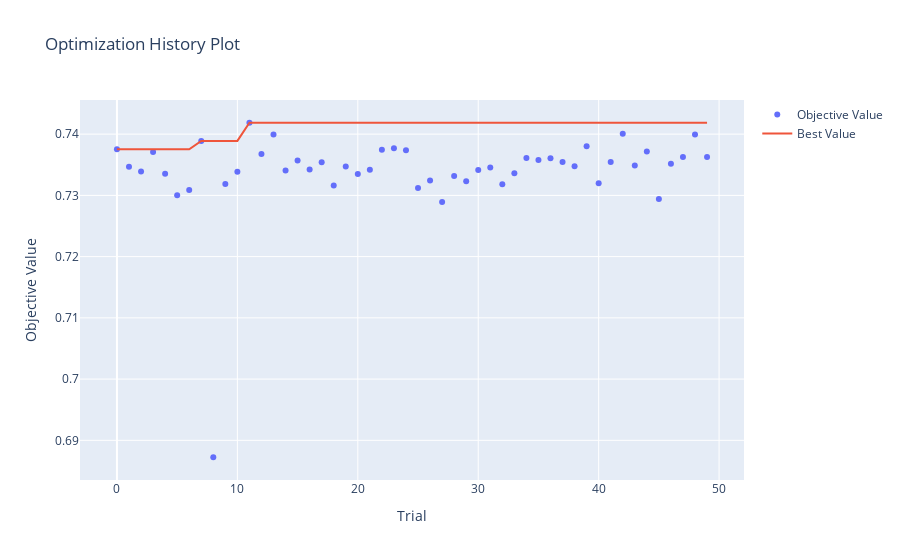
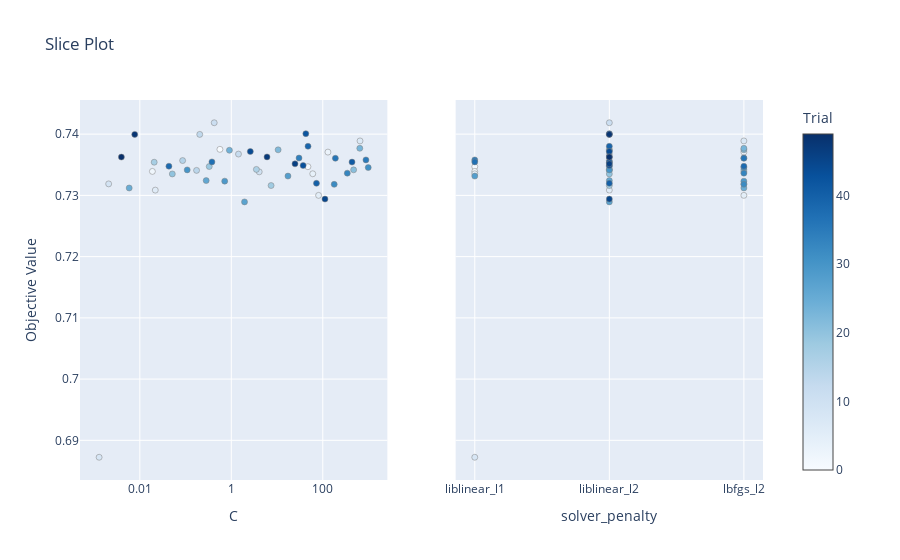
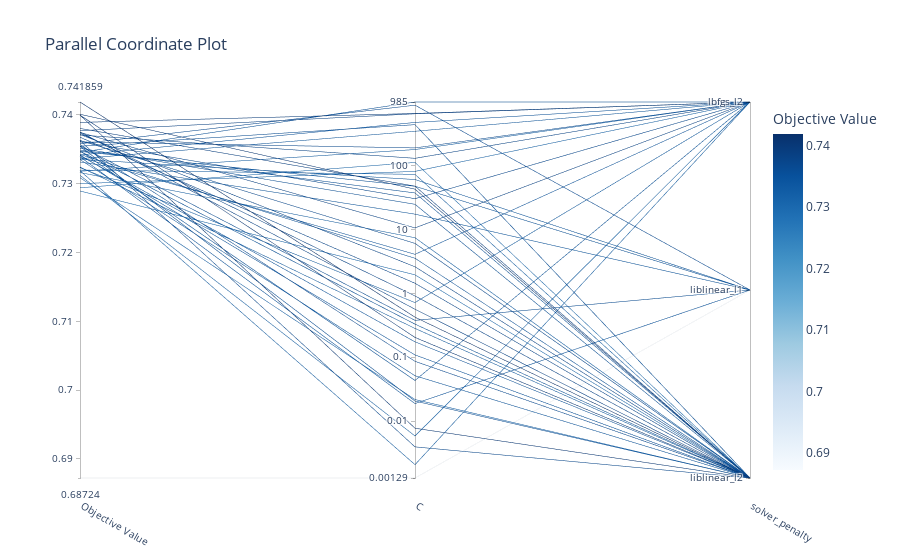
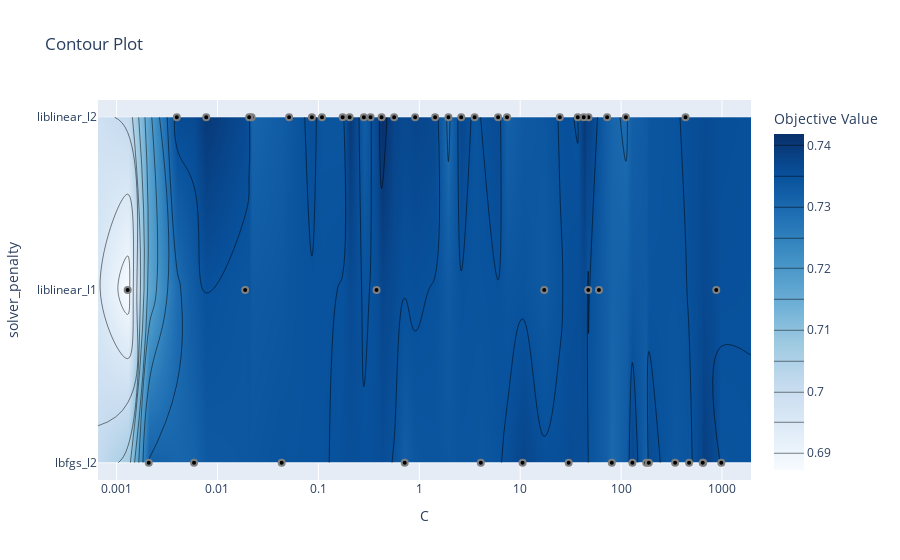

Notebook source saved alongside these figures, in order:
### Markdown cell above
### Avaliação

### Code cell
# Exibe os melhores resultados e parâmetros para cada modelo
for model_name in best_study_per_model:
    print(f"Best F1 for {model_name}: {best_f1_per_model[model_name]}")
    print(f"Best Parameters for {model_name}: {best_params_per_model[model_name]}")

    print(f"Plots for model: {model_name}")

    study = best_study_per_model[model_name]
    fig_opt_history = plot_optimization_history(study)
    fig_opt_history.show()

    fig_slice = plot_slice(study)
    fig_slice.show()

    fig_parallel = plot_parallel_coordinate(study)
    fig_parallel.show()

    fig_contour = plot_contour(study)
    fig_contour.show()

    fig_param_importances = plot_param_importances(study)
    fig_param_importances.show()

### Figure 1 — Plotly figure (JSON) as saved in the notebook; plotly's stock layout.template omitted (floating-point values rounded to 4 significant figures)
{"data": [{"mode": "markers", "name": "Objective Value", "type": "scatter", "x": [0, 1, 2, 3, 4, 5, 6, 7, 8, 9, 10, 11, 12, 13, 14, 15, 16, 17, 18, 19, 20, 21, 22, 23, 24, 25, 26, 27, 28, 29, 30, 31, 32, 33, 34, 35, 36, 37, 38, 39, 40, 41, 42, 43, 44, 45, 46, 47, 48, 49], "y": [0.7375, 0.7347, 0.7339, 0.7371, 0.7335, 0.73, 0.7309, 0.7389, 0.6872, 0.7319, 0.7338, 0.7419, 0.7367, 0.74, 0.7341, 0.7357, 0.7342, 0.7354, 0.7316, 0.7347, 0.7335, 0.7342, 0.7374, 0.7377, 0.7374, 0.7312, 0.7324, 0.7289, 0.7332, 0.7323, 0.7342, 0.7345, 0.7318, 0.7336, 0.7361, 0.7358, 0.7361, 0.7355, 0.7348, 0.738, 0.732, 0.7354, 0.7401, 0.7349, 0.7372, 0.7294, 0.7351, 0.7363, 0.74, 0.7363]}, {"mode": "lines", "name": "Best Value", "type": "scatter", "x": [0, 1, 2, 3, 4, 5, 6, 7, 8, 9, 10, 11, 12, 13, 14, 15, 16, 17, 18, 19, 20, 21, 22, 23, 24, 25, 26, 27, 28, 29, 30, 31, 32, 33, 34, 35, 36, 37, 38, 39, 40, 41, 42, 43, 44, 45, 46, 47, 48, 49], "y": [0.7375, 0.7375, 0.7375, 0.7375, 0.7375, 0.7375, 0.7375, 0.7389, 0.7389, 0.7389, 0.7389, 0.7419, 0.7419, 0.7419, 0.7419, 0.7419, 0.7419, 0.7419, 0.7419, 0.7419, 0.7419, 0.7419, 0.7419, 0.7419, 0.7419, 0.7419, 0.7419, 0.7419, 0.7419, 0.7419, 0.7419, 0.7419, 0.7419, 0.7419, 0.7419, 0.7419, 0.7419, 0.7419, 0.7419, 0.7419, 0.7419, 0.7419, 0.7419, 0.7419, 0.7419, 0.7419, 0.7419, 0.7419, 0.7419, 0.7419]}, {"marker": {"color": "#cccccc"}, "mode": "markers", "name": "Infeasible Trial", "showlegend": false, "type": "scatter", "x": [], "y": []}], "layout": {"title": {"text": "Optimization History Plot"}, "xaxis": {"title": {"text": "Trial"}}, "yaxis": {"title": {"text": "Objective Value"}}}}

### Figure 2 — Plotly figure (JSON) as saved in the notebook; plotly's stock layout.template omitted (floating-point values rounded to 4 significant figures)
{"data": [{"marker": {"color": [0, 1, 2, 3, 4, 5, 6, 7, 8, 9, 10, 11, 12, 13, 14, 15, 16, 17, 18, 19, 20, 21, 22, 23, 24, 25, 26, 27, 28, 29, 30, 31, 32, 33, 34, 35, 36, 37, 38, 39, 40, 41, 42, 43, 44, 45, 46, 47, 48, 49], "colorbar": {"title": {"text": "Trial"}, "x": 1, "xpad": 40}, "colorscale": [[0, "rgb(247,251,255)"], [0.125, "rgb(222,235,247)"], [0.25, "rgb(198,219,239)"], [0.375, "rgb(158,202,225)"], [0.5, "rgb(107,174,214)"], [0.625, "rgb(66,146,198)"], [0.75, "rgb(33,113,181)"], [0.875, "rgb(8,81,156)"], [1, "rgb(8,48,107)"]], "line": {"color": "Grey", "width": 0.5}, "showscale": true}, "mode": "markers", "name": "Feasible Trial", "showlegend": false, "type": "scatter", "x": [0.5636, 47.32, 0.01881, 129.5, 60.32, 80.92, 0.02177, 651.6, 0.001288, 0.002083, 4.073, 0.4229, 1.435, 0.2041, 0.174, 0.08623, 3.535, 0.02061, 7.406, 0.3292, 0.05127, 471.9, 10.56, 644.1, 0.9095, 0.005856, 0.2822, 1.945, 17.32, 0.7172, 0.1086, 985.1, 177.7, 343.2, 30.24, 878.2, 188.3, 0.377, 0.04326, 47.57, 72.71, 435.4, 42.59, 37.19, 2.604, 111.6, 24.7, 6.039, 0.007736, 0.003953], "xaxis": "x", "y": [0.7375, 0.7347, 0.7339, 0.7371, 0.7335, 0.73, 0.7309, 0.7389, 0.6872, 0.7319, 0.7338, 0.7419, 0.7367, 0.74, 0.7341, 0.7357, 0.7342, 0.7354, 0.7316, 0.7347, 0.7335, 0.7342, 0.7374, 0.7377, 0.7374, 0.7312, 0.7324, 0.7289, 0.7332, 0.7323, 0.7342, 0.7345, 0.7318, 0.7336, 0.7361, 0.7358, 0.7361, 0.7355, 0.7348, 0.738, 0.732, 0.7354, 0.7401, 0.7349, 0.7372, 0.7294, 0.7351, 0.7363, 0.74, 0.7363], "yaxis": "y"}, {"marker": {"color": [0, 1, 2, 3, 4, 5, 6, 7, 8, 9, 10, 11, 12, 13, 14, 15, 16, 17, 18, 19, 20, 21, 22, 23, 24, 25, 26, 27, 28, 29, 30, 31, 32, 33, 34, 35, 36, 37, 38, 39, 40, 41, 42, 43, 44, 45, 46, 47, 48, 49], "colorbar": {"title": {"text": "Trial"}, "x": 1, "xpad": 40}, "colorscale": [[0, "rgb(247,251,255)"], [0.125, "rgb(222,235,247)"], [0.25, "rgb(198,219,239)"], [0.375, "rgb(158,202,225)"], [0.5, "rgb(107,174,214)"], [0.625, "rgb(66,146,198)"], [0.75, "rgb(33,113,181)"], [0.875, "rgb(8,81,156)"], [1, "rgb(8,48,107)"]], "line": {"color": "Grey", "width": 0.5}, "showscale": false}, "mode": "markers", "name": "Feasible Trial", "showlegend": false, "type": "scatter", "x": ["liblinear_l2", "liblinear_l1", "liblinear_l1", "lbfgs_l2", "liblinear_l1", "lbfgs_l2", "liblinear_l2", "lbfgs_l2", "liblinear_l1", "lbfgs_l2", "lbfgs_l2", "liblinear_l2", "liblinear_l2", "liblinear_l2", "liblinear_l2", "liblinear_l2", "liblinear_l2", "liblinear_l2", "liblinear_l2", "liblinear_l2", "liblinear_l2", "lbfgs_l2", "lbfgs_l2", "lbfgs_l2", "liblinear_l2", "lbfgs_l2", "liblinear_l2", "liblinear_l2", "liblinear_l1", "lbfgs_l2", "liblinear_l2", "lbfgs_l2", "lbfgs_l2", "lbfgs_l2", "lbfgs_l2", "liblinear_l1", "lbfgs_l2", "liblinear_l1", "lbfgs_l2", "liblinear_l2", "liblinear_l2", "liblinear_l2", "liblinear_l2", "liblinear_l2", "liblinear_l2", "liblinear_l2", "liblinear_l2", "liblinear_l2", "liblinear_l2", "liblinear_l2"], "xaxis": "x2", "y": [0.7375, 0.7347, 0.7339, 0.7371, 0.7335, 0.73, 0.7309, 0.7389, 0.6872, 0.7319, 0.7338, 0.7419, 0.7367, 0.74, 0.7341, 0.7357, 0.7342, 0.7354, 0.7316, 0.7347, 0.7335, 0.7342, 0.7374, 0.7377, 0.7374, 0.7312, 0.7324, 0.7289, 0.7332, 0.7323, 0.7342, 0.7345, 0.7318, 0.7336, 0.7361, 0.7358, 0.7361, 0.7355, 0.7348, 0.738, 0.732, 0.7354, 0.7401, 0.7349, 0.7372, 0.7294, 0.7351, 0.7363, 0.74, 0.7363], "yaxis": "y2"}], "layout": {"title": {"text": "Slice Plot"}, "xaxis": {"anchor": "y", "domain": [0, 0.45], "title": {"text": "C"}, "type": "log"}, "xaxis2": {"anchor": "y2", "categoryarray": ["liblinear_l1", "liblinear_l2", "lbfgs_l2"], "categoryorder": "array", "domain": [0.55, 1], "title": {"text": "solver_penalty"}, "type": "category"}, "yaxis": {"anchor": "x", "domain": [0, 1], "title": {"text": "Objective Value"}}, "yaxis2": {"anchor": "x2", "domain": [0, 1], "matches": "y", "showticklabels": false}}}

### Figure 3 — Plotly figure (JSON) as saved in the notebook; plotly's stock layout.template omitted (floating-point values rounded to 4 significant figures)
{"data": [{"dimensions": [{"label": "Objective Value", "range": [0.6872, 0.7419], "values": [0.7375, 0.7347, 0.7339, 0.7371, 0.7335, 0.73, 0.7309, 0.7389, 0.6872, 0.7319, 0.7338, 0.7419, 0.7367, 0.74, 0.7341, 0.7357, 0.7342, 0.7354, 0.7316, 0.7347, 0.7335, 0.7342, 0.7374, 0.7377, 0.7374, 0.7312, 0.7324, 0.7289, 0.7332, 0.7323, 0.7342, 0.7345, 0.7318, 0.7336, 0.7361, 0.7358, 0.7361, 0.7355, 0.7348, 0.738, 0.732, 0.7354, 0.7401, 0.7349, 0.7372, 0.7294, 0.7351, 0.7363, 0.74, 0.7363]}, {"label": "C", "range": [-2.89, 2.993], "ticktext": ["0.00129", "0.01", "0.1", "1", "10", "100", "985"], "tickvals": [-2.89, -2, -1, 0, 1, 2, 2.993], "values": [-0.2491, 1.675, -1.726, 2.112, 1.78, 1.908, -1.662, 2.814, -2.89, -2.681, 0.6099, -0.3737, 0.157, -0.6902, -0.7595, -1.064, 0.5483, -1.686, 0.8696, -0.4825, -1.29, 2.674, 1.024, 2.809, -0.0412, -2.232, -0.5494, 0.289, 1.238, -0.1444, -0.9643, 2.993, 2.25, 2.536, 1.481, 2.944, 2.275, -0.4237, -1.364, 1.677, 1.862, 2.639, 1.629, 1.57, 0.4156, 2.048, 1.393, 0.781, -2.112, -2.403]}, {"label": "solver_penalty", "range": [0, 2], "ticktext": ["liblinear_l2", "liblinear_l1", "lbfgs_l2"], "tickvals": [0, 1, 2], "values": [0, 1, 1, 2, 1, 2, 0, 2, 1, 2, 2, 0, 0, 0, 0, 0, 0, 0, 0, 0, 0, 2, 2, 2, 0, 2, 0, 0, 1, 2, 0, 2, 2, 2, 2, 1, 2, 1, 2, 0, 0, 0, 0, 0, 0, 0, 0, 0, 0, 0]}], "labelangle": 30, "labelside": "bottom", "line": {"color": [0.7375, 0.7347, 0.7339, 0.7371, 0.7335, 0.73, 0.7309, 0.7389, 0.6872, 0.7319, 0.7338, 0.7419, 0.7367, 0.74, 0.7341, 0.7357, 0.7342, 0.7354, 0.7316, 0.7347, 0.7335, 0.7342, 0.7374, 0.7377, 0.7374, 0.7312, 0.7324, 0.7289, 0.7332, 0.7323, 0.7342, 0.7345, 0.7318, 0.7336, 0.7361, 0.7358, 0.7361, 0.7355, 0.7348, 0.738, 0.732, 0.7354, 0.7401, 0.7349, 0.7372, 0.7294, 0.7351, 0.7363, 0.74, 0.7363], "colorbar": {"title": {"text": "Objective Value"}}, "colorscale": [[0, "rgb(247,251,255)"], [0.125, "rgb(222,235,247)"], [0.25, "rgb(198,219,239)"], [0.375, "rgb(158,202,225)"], [0.5, "rgb(107,174,214)"], [0.625, "rgb(66,146,198)"], [0.75, "rgb(33,113,181)"], [0.875, "rgb(8,81,156)"], [1, "rgb(8,48,107)"]], "reversescale": false, "showscale": true}, "type": "parcoords"}], "layout": {"title": {"text": "Parallel Coordinate Plot"}}}

### Figure 4 — Plotly figure (JSON) as saved in the notebook; plotly's stock layout.template omitted (floating-point values rounded to 4 significant figures; data arrays with more than 128 entries replaced by an {"elided": "..."} marker saying what was removed)
{"data": [{"colorbar": {"title": {"text": "Objective Value"}}, "colorscale": [[0, "rgb(247,251,255)"], [0.125, "rgb(222,235,247)"], [0.25, "rgb(198,219,239)"], [0.375, "rgb(158,202,225)"], [0.5, "rgb(107,174,214)"], [0.625, "rgb(66,146,198)"], [0.75, "rgb(33,113,181)"], [0.875, "rgb(8,81,156)"], [1, "rgb(8,48,107)"]], "connectgaps": true, "contours": {"coloring": "heatmap"}, "hoverinfo": "none", "line": {"smoothing": 1.3}, "reversescale": false, "type": "contour", "x": [0.0006543, 0.001288, 0.002083, 0.003953, 0.005856, 0.007736, 0.01881, 0.02061, 0.02177, 0.04326, 0.05127, 0.08623, 0.1086, 0.174, 0.2041, 0.2822, 0.3292, 0.377, 0.4229, 0.5636, 0.7172, 0.9095, 1.435, 1.945, 2.604, 3.535, 4.073, 6.039, 7.406, 10.56, 17.32, 24.7, 30.24, 37.19, 42.59, 47.32, 47.57, 60.32, 72.71, 80.92, 111.6, 129.5, 177.7, 188.3, 343.2, 435.4, 471.9, 644.1, 651.6, 878.2, 985.1, 1939.0], "y": ["lbfgs_l2", "liblinear_l1", "liblinear_l2"], "z": {"elided": "3x52 float values"}}, {"marker": {"color": "black", "line": {"color": "Gray", "width": 2}}, "mode": "markers", "name": "Feasible Trial", "showlegend": false, "type": "scatter", "x": [0.5636, 47.32, 0.01881, 129.5, 60.32, 80.92, 0.02177, 651.6, 0.001288, 0.002083, 4.073, 0.4229, 1.435, 0.2041, 0.174, 0.08623, 3.535, 0.02061, 7.406, 0.3292, 0.05127, 471.9, 10.56, 644.1, 0.9095, 0.005856, 0.2822, 1.945, 17.32, 0.7172, 0.1086, 985.1, 177.7, 343.2, 30.24, 878.2, 188.3, 0.377, 0.04326, 47.57, 72.71, 435.4, 42.59, 37.19, 2.604, 111.6, 24.7, 6.039, 0.007736, 0.003953], "y": ["liblinear_l2", "liblinear_l1", "liblinear_l1", "lbfgs_l2", "liblinear_l1", "lbfgs_l2", "liblinear_l2", "lbfgs_l2", "liblinear_l1", "lbfgs_l2", "lbfgs_l2", "liblinear_l2", "liblinear_l2", "liblinear_l2", "liblinear_l2", "liblinear_l2", "liblinear_l2", "liblinear_l2", "liblinear_l2", "liblinear_l2", "liblinear_l2", "lbfgs_l2", "lbfgs_l2", "lbfgs_l2", "liblinear_l2", "lbfgs_l2", "liblinear_l2", "liblinear_l2", "liblinear_l1", "lbfgs_l2", "liblinear_l2", "lbfgs_l2", "lbfgs_l2", "lbfgs_l2", "lbfgs_l2", "liblinear_l1", "lbfgs_l2", "liblinear_l1", "lbfgs_l2", "liblinear_l2", "liblinear_l2", "liblinear_l2", "liblinear_l2", "liblinear_l2", "liblinear_l2", "liblinear_l2", "liblinear_l2", "liblinear_l2", "liblinear_l2", "liblinear_l2"]}, {"marker": {"color": "#cccccc", "line": {"color": "Gray", "width": 2}}, "mode": "markers", "name": "Infeasible Trial", "showlegend": false, "type": "scatter", "x": [], "y": []}], "layout": {"title": {"text": "Contour Plot"}, "xaxis": {"range": [-3.184, 3.288], "title": {"text": "C"}, "type": "log"}, "yaxis": {"range": [-0.1, 2.1], "title": {"text": "solver_penalty"}, "type": "category"}}}
